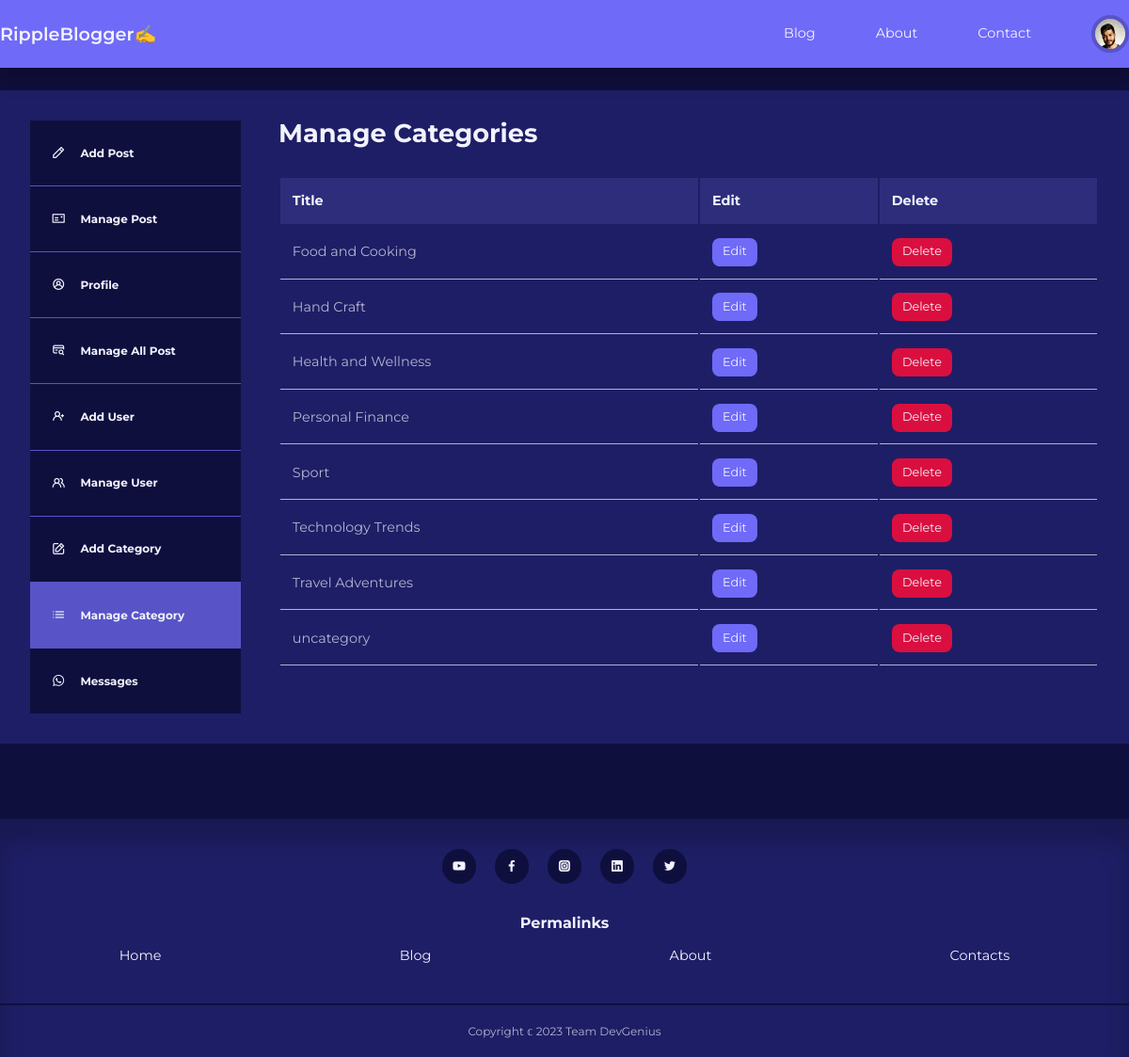
/admin/manage-categories.php (signed in), run on the app's committed database.
### tables this page shows
CREATE TABLE `users` (
  `id` int(11) UNSIGNED NOT NULL,
  `firstname` varchar(50) NOT NULL,
  `lastname` varchar(50) NOT NULL,
  `username` varchar(50) NOT NULL,
  `email` varchar(100) NOT NULL,
  `password` varchar(255) NOT NULL,
  `avatar` varchar(255) NOT NULL,
  `is_admin` tinyint(1) NOT NULL
);

CREATE TABLE `categories` (
  `id` int(11) UNSIGNED NOT NULL,
  `title` varchar(255) NOT NULL,
  `description` text NOT NULL
);

### admin/partials/header.php (called while the page is built, shortened)
<?php
require "../partials/header.php";

### admin/manage-categories.php (the view, shortened to what this page needs)
<?php
include "partials/header.php";
$query = "SELECT * FROM categories ORDER BY title";
$categories = mysqli_query($connection, $query);
?>
<section class="dashboard">
    <div class="container dashboard_container">
        <aside>
            <ul>
                <li><a href="<?= ROOT_URL ?>admin/add-post.php"><i class="uil uil-pen"></i>
                        <h5>Add Post</h5>
                    </a></li>
                <li><a href="<?= ROOT_URL ?>admin/index.php"><i class="uil uil-postcard"></i>
                        <h5>Manage Post</h5>
                    </a></li>
                     <li><a href="<?= ROOT_URL ?>admin/update-profile.php" ><i class="uil uil-user-circle"></i>
                        <h5>Profile</h5>
                    </a></li>
                <?php if (isset($_SESSION['user_is_admin'])) : ?>
                      <li><a href="<?= ROOT_URL ?>admin/all-post.php"><i class="uil uil-credit-card-search"></i>
                            <h5>Manage All Post</h5>
                        </a></li>
                    <li><a href="<?= ROOT_URL ?>admin/add-user.php"><i class="uil uil-user-plus"></i>
                            <h5>Add User</h5>
                        </a></li>
                    <li><a href="<?= ROOT_URL ?>admin/manage-users.php"><i class="uil uil-users-alt"></i>
                            <h5>Manage User</h5>
                        </a></li>
                    <li><a href="<?= ROOT_URL ?>admin/add-category.php"><i class="uil uil-edit"></i>
                            <h5>Add Category</h5>
                        </a></li>
                    <li><a href="<?= ROOT_URL ?>admin/manage-categories.php" class="active"><i class="uil uil-list-ul"></i>
                            <h5>Manage Category</h5>
                        </a></li>
                        <li><a href="<?= ROOT_URL ?>admin/check-message.php"><i class="uil uil-whatsapp"></i>
                            <h5>Messages</h5>
                        </a></li>
                <?php endif ?>
            </ul>
        </aside>
        <main>
            <h2>Manage Categories</h2>
            <?php if (mysqli_num_rows($categories) > 0) : ?>
                <table>
                    <thead>
                        <tr>
                            <th>Title</th>
                            <th>Edit</th>
                            <th>Delete</th>
                        </tr>
                    </thead>
                    <tbody>
                        <?php while ($category = mysqli_fetch_assoc($categories)) : ?>
                            <tr>
                                <td><?= $category['title'] ?></td>
                                <td> <a href="<?= ROOT_URL ?>admin/edit-category.php?id=<?= $category['id'] ?>" class="btn sm">Edit</a></td>
                                <td> <a href="<?= ROOT_URL ?>admin/delete-category.php?id=<?= $category['id'] ?>" class="btn sm danger">Delete</a></td>
                            </tr>
                        <?php endwhile ?>
                    </tbody>
                </table>
            <?php else : ?>
                <div class="alert__message error">
                    <?= 'NO categories found' ?>
                </div>
            <?php endif  ?>
        </main>
    </div>
</section>
<?php
include "partials/footer.php";
?>

### partials/header.php (shortened to what this page needs)
<?php
require "config/database.php";
if (isset($_SESSION['user-id'])) {
  $id = filter_var($_SESSION['user-id'], FILTER_SANITIZE_FULL_SPECIAL_CHARS);
  $query = "SELECT avatar FROM users WHERE id ='$id'";
  $result = mysqli_query($connection, $query);
  $avatar = mysqli_fetch_assoc($result);
}
?>
<!DOCTYPE html>
<html lang="en">
<head>
  <link rel="stylesheet" href="https://unicons.iconscout.com/release/v4.0.8/css/line.css">
  <link rel="stylesheet" href="<?= ROOT_URL ?>css/style.css" />
</head>
<body>
  <nav>
    <div class="container nav_container">
      <a href="<?= ROOT_URL ?>index.php" class="nav_logo">RippleBlogger✍️</a>
      <ul class="nav_items">
        <li><a href="<?= ROOT_URL ?>blog.php">Blog</a></li>
        <li><a href="<?= ROOT_URL ?>about.php">About</a></li>
        <li><a href="<?= ROOT_URL ?>contact.php">Contact</a></li>
        <?php if (isset($_SESSION['user-id'])) : ?>
          <li class="nav_profile">
            <div class="avatar">
              <img src="<?= ROOT_URL . 'images/' . $avatar['avatar'] ?>" alt="nav-bar-profile-images" />
            </div>
          </li>
        <?php else : ?>
          <li><a href="<?= ROOT_URL ?>signin.php">Signin</a></li>
        <?php endif ?>
      </ul>
    </div>
  </nav>

### css/style.css (style rules this page uses)
:root { --color-primary: #6f6af8; --color-primary-variant: #5854c7; --color-primary-light: hsl(242, 91%, 69%, 18%); --color-red: #da0f3f; --color-red-light: hsl(346, 87%, 46%, 15%); --color-green: #00c476; --color-green-light: hsl(156, 100%, 38%, 15%); --color-gray-900: #1e1e66; --color-gray-700: #2d2d7c; --color-gray-300: rgba(242, 242, 254, 0.3); --color-gray-200: rgba(242, 242, 254, 0.7); --color-white: #f2f2fe; --color-bg: #0f0f3e; --transition: all 300ms ease; --container-width-lg: 74%; --container-width-md: 88%; --form-width: 50%; --card-border-radius-1: 0.3rem; --card-border-radius-2: 0.5rem; --card-border-radius-3: 0.8rem; --card-border-radius-4: 2rem; --card-border-radius-5: 5rem; }
* { margin: 0; padding: 0; outline: 0; border: 0; appearance: 0; list-style: none; text-decoration: none; box-sizing: border-box; }
body { font-family: 'Montserrat', sans-serif; line-height: 1.6; color: var(--color-gray-200); background: var(--color-bg); overflow-x: hidden; font-size: 0.9rem; }
.container { max-width: 1200px; margin: 0 auto; }
section { margin-top: 3rem; width: 100vw; }
h1, h2, h3, h4, h5 { color: var(--color-white); line-height: 1.3; }
h2 { font-size: 1.7rem; margin: 1rem 0; }
a, li { color: var(--color-white); transition: var(--transition); }
img { display: block; width: 100%; background-size: cover; }
nav { background: var(--color-primary); width: 100vw; height: 4.5rem; position: fixed; top: 0; z-index: 20; box-shadow: 0 1rem 1rem rgba(0, 0, 0, 0.2); }
.nav_container { height: 100%; display: flex; align-items: center; justify-content: space-between; }
.avatar { width: 2.5rem; height: 2.5rem; border-radius: 50%; overflow: hidden; border: 0.3rem solid var(--color-primary-variant); }
.nav_logo { font-weight: 600; font-size: 1.2rem; }
.nav_items { display: flex; align-items: center; gap: 4rem; }
.nav_profile { position: relative; cursor: pointer; }
.btn { display: inline-block; width: fit-content; padding: 0.6rem 1.2rem; background: var(--color-primary); color: var(--color-white); border-radius: var(--card-border-radius-2); cursor: pointer; transition: var(--transition); }
.btn.sm { padding: 0.3rem 0.7rem; font-size: 0.8rem; }
.btn.danger { background: var(--color-red); }
.dashboard { margin-top: 6rem; }
.dashboard_container { display: grid; grid-template-columns: 14rem auto; gap: 1rem; background: var(--color-gray-900); padding: 2rem; margin-bottom: 5rem; }
.dashboard aside a { background: var(--color-bg); display: flex; gap: 1rem; align-items: center; padding: 1.6em; }
.dashboard aside ul li:not(:last-child) a { border-bottom: 1px solid var(--color-primary-variant); }
.dashboard aside a.active { background: var(--color-primary-variant); }
.dashboard main { margin-left: 1.5rem; }
.dashboard main h2 { margin: 0rem 0rem 2rem 0rem; line-height: 1; }
.dashboard main table { width: 100%; text-align: left; }
.dashboard main table th { background: var(--color-gray-700); padding: 0.8rem; color: var(--color-white); }
.dashboard main table td { padding: 0.8rem; border-bottom: 1px solid var(--color-gray-200); }

### data on the page
users: avatar (picture)
categories: title "Food and Cooking"
categories: title "Hand Craft"
categories: title "Health and Wellness"
categories: title "Personal Finance"
categories: title "Sport"
categories: title "Technology Trends"
categories: title "Travel Adventures"
categories: title "uncategory"
